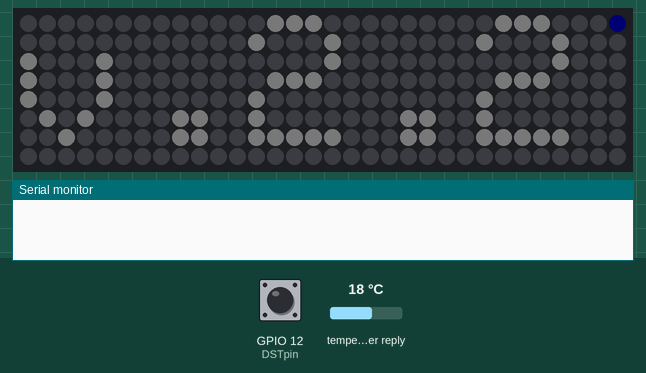
The sketch below on a simulated ESP8266 (NodeMCU). Parts: 32×8 RGB LED matrix (first LED top left, wired row by row), the last lines printed to the serial monitor. The test bench sets the inputs (shaded band); at power-on: GPIO 12 (DSTpin) HIGH, temperature in the weather reply 18 °C. Dim RGB values are drawn brighter than linear; WiFi joins after 1.5 s; servers stay silent unless stated; network time is answered at once with the bench clock; the local clock reads 2024-03-15 10:24:30 at power-on unless the sketch sets it; web services answer with replies made up by the test bench.

Above: at 0.1 s.
At 4.5 s:
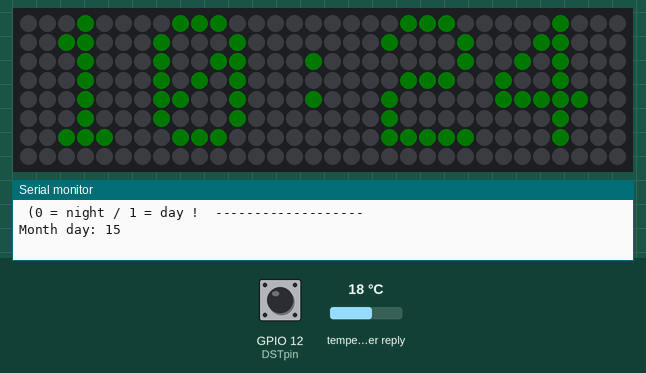
At 19.1 s:
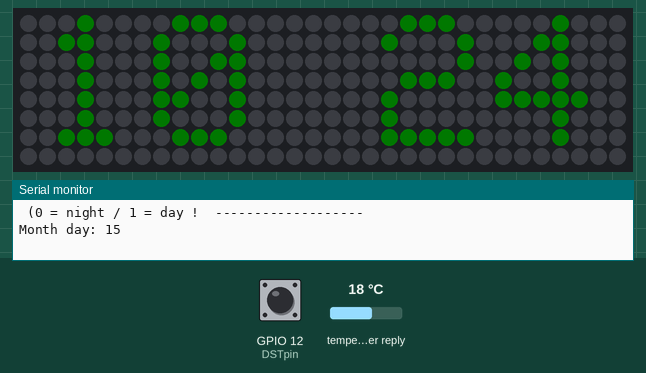
At 32.1 s:
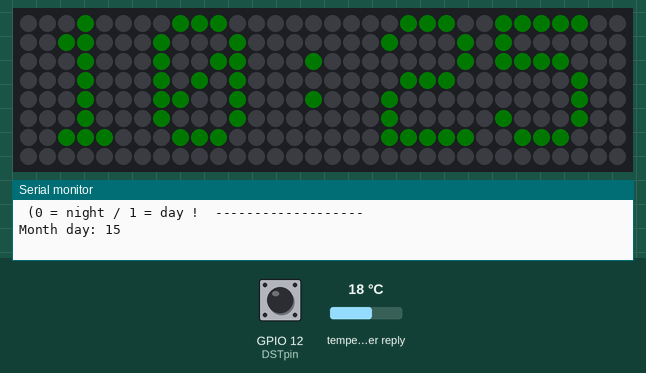
At 61.1 s:
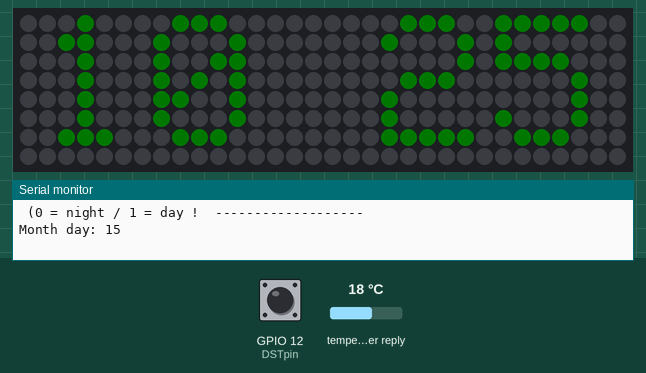
At 129.92 s:
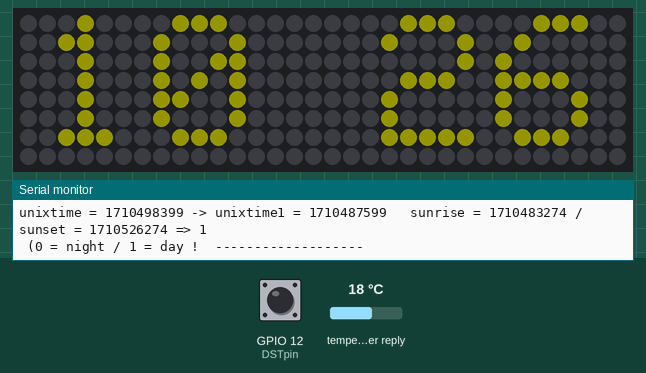

Measured:
- what the display in image 1 shows lasts 0.5 s, from 4.5 s to 5.0 s
- what the display in image 2 shows lasts 1.1 s, from 19.0 s to 20.1 s
- what the display in image 3 shows lasts 1.0 s, from 32.0 s to 33.0 s

The sketch:

NTPclock_8x32_v2_2.ino
```cpp
/* original design by niq_ro: https://github.com/tehniq3/
 * v.1 - test for have a stable version
 * v.2.0 - changed almost all.. e.g from FastLED to Adafruit_NeoMatrix libraries
 * v.2.1 - added weather info (scrolling) from openweathermap
 * v.2.1.a - compute lengh of string + extract more info from opemweathermap data
 * v.2.2 - sunset/sunrise time: not used anymore data from SolaCalculator library, used opemweathermap data
 * v.2.2.ok - added correct day in month
*/

#include <Adafruit_GFX.h>
#include <Adafruit_NeoMatrix.h>  // https://github.com/adafruit/Adafruit_NeoMatrix
#include <Adafruit_NeoPixel.h>
#ifndef PSTR
 #define PSTR // Make Arduino Due happy
#endif

#include <ESP8266WiFi.h>
#include <ESP8266WiFiMulti.h>
#include <NTPClient.h>
#include <WiFiUdp.h>
#include <ESP8266WebServer.h>
#include <WiFiManager.h>         //https://github.com/tzapu/WiFiManager
#include <Wire.h>
//#include <SolarCalculator.h> //  https://github.com/jpb10/SolarCalculator
#include <ArduinoJson.h>

#define DSTpin 12 // GPIO14 = D6, see https://randomnerdtutorials.com/esp8266-pinout-reference-gpios/
#define PIN 14 // D5 = GPIO14  https://randomnerdtutorials.com/esp8266-pinout-reference-gpios/

// MATRIX DECLARATION:
// Parameter 1 = width of the matrix
// Parameter 2 = height of the matrix
// Parameter 3 = pin number (most are valid)
// Parameter 4 = matrix layout flags, add together as needed:
//   NEO_MATRIX_TOP, NEO_MATRIX_BOTTOM, NEO_MATRIX_LEFT, NEO_MATRIX_RIGHT:
//     Position of the FIRST LED in the matrix; pick two, e.g.
//     NEO_MATRIX_TOP + NEO_MATRIX_LEFT for the top-left corner.
//   NEO_MATRIX_ROWS, NEO_MATRIX_COLUMNS: LEDs are arranged in horizontal
//     rows or in vertical columns, respectively; pick one or the other.
//   NEO_MATRIX_PROGRESSIVE, NEO_MATRIX_ZIGZAG: all rows/columns proceed
//     in the same order, or alternate lines reverse direction; pick one.
//   See example below for these values in action.
// Parameter 5 = pixel type flags, add together as needed:
//   NEO_KHZ800  800 KHz bitstream (most NeoPixel products w/WS2812 LEDs)
//   NEO_KHZ400  400 KHz (classic 'v1' (not v2) FLORA pixels, WS2811 drivers)
//   NEO_GRB     Pixels are wired for GRB bitstream (most NeoPixel products)
//   NEO_GRBW    Pixels are wired for GRBW bitstream (RGB+W NeoPixel products)
//   NEO_RGB     Pixels are wired for RGB bitstream (v1 FLORA pixels, not v2)

Adafruit_NeoMatrix matrix = Adafruit_NeoMatrix(32, 8, PIN,
  NEO_MATRIX_TOP     + NEO_MATRIX_LEFT +
  NEO_MATRIX_COLUMNS + NEO_MATRIX_ZIGZAG,
  NEO_GRB            + NEO_KHZ800);   // https://www.adafruit.com/product/2294

const uint16_t colors[] = {
  matrix.Color(255, 0, 0),    // red
  matrix.Color(0, 255, 0),    // green
  matrix.Color(255, 255, 0),  // yellow
  matrix.Color(0, 0, 255),    // blue
  matrix.Color(255, 0, 255),  // mouve
  matrix.Color(0, 255, 255),  // bleu (ligh blue)
  matrix.Color(255, 255, 255) // white
  };

// WS2812b day / night brightness.
#define NIGHTBRIGHTNESS 2      // Brightness level from 0 (off) to 255 (full brightness)
#define DAYBRIGHTNESS 20

const long timezoneOffset = 2; // ? hours
const char          *ntpServer  = "pool.ntp.org"; // change it to local NTP server if needed
const unsigned long updateDelay = 900000;         // update time every 15 min
const unsigned long retryDelay  = 5000;           // retry 5 sec later if time query failed

//weather variables
WiFiClient client;
char servername[]="api.openweathermap.org";              // remote weather server we will connect to
String result;
String APIKEY = "ca55295c4a4b9a681dce2688e0751dde";
String CityID = "680332"; // Craiova city
int  fetchweatherflag = 0;
String weatherDescription ="";
String weatherLocation = "";
String Country;
float temperatura=0.0;
int tempint, temprest;
float tempmin, tempmax;
int umiditate;
int presiune;
/*
unsigned long tpafisare;
unsigned long tpinfo = 60000;  // 15000 for test in video
*/
unsigned long tpvreme;
unsigned long tpinterogare1 = 600000;

unsigned long tpsoare;
unsigned long tpinterogare2 = 60000;

unsigned long lastUpdatedTime = updateDelay * -1;
unsigned int  second_prev = 0;
bool          colon_switch = false;

WiFiUDP ntpUDP;
NTPClient timeClient(ntpUDP, ntpServer);

byte DST = 0;
byte DST0;
bool updated;
byte a = 0;

String text = "NTP clock with weather data by niq_ro on 8x32 addressable led display !";
int ltext = 6*71;  // lengh of string
int x;

int ora = 20;
int minut = 24;
int secundar = 0;
int zi, zi2, luna, an;

byte aratadata = 0;
byte culoare = 1;

int vant, directie, nori;
unsigned long unixora, unixora1, unixrasarit, unixapus;
String descriere;
byte dn;

void setup() {
  Serial.begin(115200);
  pinMode (DSTpin, INPUT);

  matrix.begin();
  matrix.setTextWrap(false);
  matrix.setBrightness(NIGHTBRIGHTNESS);  // original 255
  matrix.setTextColor(colors[6]);
  matrix.fillScreen(0);
matrix.setCursor(0, 0);
matrix.print(F("v.2.2"));
matrix.setPixelColor(255, matrix.Color(0, 150, 0));
matrix.show();
delay(2000);
/*
x    = matrix.width();
matrix.fillScreen(0);
  for (x; x > -ltext ; x--)
  {
  matrix.fillScreen(0);
  matrix.setCursor(x, 0);
  matrix.print(text);
  matrix.show();
  delay(50);
  Serial.println(x);
 }
*/
    //WiFiManager
    //Local intialization. Once its business is done, there is no need to keep it around
    WiFiManager wifiManager;
    //reset saved settings
    //wifiManager.resetSettings();

    //set custom ip for portal
    //wifiManager.setAPStaticIPConfig(IPAddress(10,0,1,1), IPAddress(10,0,1,1), IPAddress(255,255,255,0));

    //fetches ssid and pass from eeprom and tries to connect
    //if it does not connect it starts an access point with the specified name
    //here  "AutoConnectAP"
    //and goes into a blocking loop awaiting configuration

    wifiManager.autoConnect("AutoConnectAP");

    //or use this for auto generated name ESP + ChipID
    //wifiManager.autoConnect();

    //if you get here you have connected to the WiFi
    Serial.println("connected...yeey :)");

    delay(500);

  if (digitalRead(DSTpin) == LOW)
   DST = 0;
  else
   DST = 1;
  timeClient.setTimeOffset((timezoneOffset + DST)*3600);
  timeClient.begin();
  DST0 = DST;

//Soare();
getWeatherData();
verificaresoare();
if (dn == 0)
      {
        matrix.setBrightness (NIGHTBRIGHTNESS);
        Serial.println("NIGHT !");
      }
      else
      {
      matrix.setBrightness (DAYBRIGHTNESS);
      }
    matrix.show();
tpsoare = millis();
tpvreme = millis();
}

void loop() {
  if (digitalRead(DSTpin) == LOW)
   DST = 0;
  else
   DST = 1;

  if (WiFi.status() == WL_CONNECTED && millis() - lastUpdatedTime >= updateDelay) {
    updated = timeClient.update();
    if (updated) {
      Serial.println("NTP time updated.");
      Serial.print(timeClient.getFormattedTime());
      Serial.print(" ->");
      Serial.println(timeClient.getEpochTime());
      unixora = timeClient.getEpochTime();
      Serial.print(" =? ");
      Serial.println(unixora);
      getYear();
      getMonth();
      zi = timeClient.getDay();
      lastUpdatedTime = millis();
      verificaresoare();
    } else {
      Serial.println("Failed to update time. Waiting for retry...");
      lastUpdatedTime = millis() - updateDelay + retryDelay;
    }
  } else {
    if (WiFi.status() != WL_CONNECTED) Serial.println("WiFi disconnected!");
  }

if (millis() - tpvreme >= tpinterogare1)
{
getWeatherData();
tpvreme = millis();
Serial.println("Weather site is check !");
}

ora = timeClient.getHours();
minut = timeClient.getMinutes();
secundar = timeClient.getSeconds();
if (zi2 == 0)
getDay();

String ceas = "";
if (ora/10 == 0)
  ceas = ceas + "0";
  ceas = ceas + ora;
  if (secundar%2 == 0)
    ceas = ceas + ":";
  else
    ceas = ceas + " ";
if (minut/10 == 0)
  ceas = ceas + "0";
  ceas = ceas + minut;

matrix.fillScreen(0);
matrix.setTextColor(colors[culoare]);
matrix.setCursor(1, 0);
matrix.print(ceas);
//matrix.setPixelColor(255, matrix.Color(0, 150, 0));
matrix.show();

if (DST != DST0)
{
  timeClient.setTimeOffset((timezoneOffset + DST)*3600);
  timeClient.begin();
DST0 = DST;
//Soare();
}

String data = "";
if (zi2/10 == 0)
  data = data + "0";
  data = data + zi2;
  data = data + ".";
if (luna/10 == 0)
  data = data + "0";
  data = data + luna;
  data = data + ".";
  data = data + an;
//int ldata = 6*10;
int ldata = 6*data.length(); // https://reference.arduino.cc/reference/en/language/variables/data-types/string/functions/length/
/*
String tempe ="temperature: ";
if (temperatura > 0) tempe = tempe + "+";
//tempe = tempe + temperatura;
//tempe = tempe + temperatura;
tempe = tempe + tempint + ","+ temprest;
tempe = tempe + ((char)247) + "C, humidity: ";  // https://forum.arduino.cc/t/degree-symbol/166709/9
/*
tempe = tempe + ((char)247) + "C (";
tempe = tempe + tempmin + "/";
tempe = tempe + tempmax + "), humidity: ";
*/
/*
tempe = tempe + umiditate;
tempe = tempe + "%RH, pressure: ";
tempe = tempe + presiune + "mmHg";
//int ltempe = 6*56;  // 6*72;
int ltempe = 6*tempe.length(); // https://reference.arduino.cc/reference/en/language/variables/data-types/string/functions/length/
*/
String tempe = "Weather: ";
if (dn == 1)
   tempe = tempe + "Day, ";
   else
   tempe = tempe + "Night, ";
tempe = tempe + descriere;
if (nori > 0)
tempe = tempe + " (clouds: " + nori + "%)";
tempe = tempe + ", temperature: ";
if (temperatura > 0) tempe = tempe + "+";
tempe = tempe + tempint + ","+ temprest;
tempe = tempe + ((char)247) + "C, humidity: ";  // https://forum.arduino.cc/t/degree-symbol/166709/9
/*
tempe = tempe + ((char)247) + "C (";
tempe = tempe + tempmin + "/";
tempe = tempe + tempmax + "), humidity: ";
*/
tempe = tempe + umiditate;
tempe = tempe + "%RH, pressure: ";
tempe = tempe + presiune + "mmHg, wind: ";
tempe = tempe + vant + "km/h (";
tempe = tempe + directie +  ((char)247) + ") ";
//int ltempe = 6*56;  // 6*72;
int ltempe = 6*tempe.length(); // https://reference.arduino.cc/reference/en/language/variables/data-types/string/functions/length/


/*
x    = matrix.width();
if ((secundar > 35) and (aratadata == 1))
{
matrix.fillScreen(0);
  for (x; x > -ldata ; x--)
  {
  matrix.fillScreen(0);
  matrix.setCursor(x, 0);
  matrix.print(data);
  matrix.show();
  delay(100);
  Serial.println(x);
 }
  aratadata = 0;
  culoare++;
  if (culoare > 6) culoare = 0;
}
*/
x    = matrix.width();
if ((secundar > 35) and (aratadata == 1))
{
matrix.fillScreen(0);
  for (x; x > -ltempe ; x--)
  {
  matrix.fillScreen(0);
  matrix.setCursor(x, 0);
  matrix.print(tempe);
  matrix.show();
  delay(75);
//  Serial.println(x);
 }
  aratadata = 0;
  culoare++;
  if (culoare > 6) culoare = 0;
}

if (millis() - tpsoare >= tpinterogare2)
{
//Soare();
verificaresoare();
      if (dn == 0)
      {
        matrix.setBrightness (NIGHTBRIGHTNESS);
        Serial.println("NIGHT !");
      }
      else
      {
      matrix.setBrightness (DAYBRIGHTNESS);
      }
      matrix.show();
tpsoare = millis();
}

if (secundar == 0) aratadata = 1;
delay(100);
}  // end main loop

void getYear() {
  time_t rawtime = timeClient.getEpochTime();
  struct tm * ti;
  ti = localtime (&rawtime);
  an = ti->tm_year + 1900;
  Serial.print("year = ");
  Serial.println(an);
}

void getMonth() {
  time_t rawtime = timeClient.getEpochTime();
  struct tm * ti;
  ti = localtime (&rawtime);
  luna = ti->tm_mon + 1;
  Serial.print("month = ");
  Serial.println(luna);
}


  void getWeatherData()     //client function to send/receive GET request data.
{
  if (client.connect(servername, 80))
          {                         //starts client connection, checks for connection
          client.println("GET /data/2.5/weather?id="+CityID+"&units=metric&APPID="+APIKEY);
          client.println("Host: api.openweathermap.org");
          client.println("User-Agent: ArduinoWiFi/1.1");
          client.println("Connection: close");
          client.println();
          }
  else {
         Serial.println("connection failed");        //error message if no client connect
          Serial.println();
       }

  while(client.connected() && !client.available())
  // delay(1);
  yield();//waits for data
  while (client.connected() || client.available())
       {                                             //connected or data available
         yield(); // https://stackoverflow.com/questions/75228952/soft-wdt-reset-on-esp8266-when-using-speed-sensor
         char c = client.read();                     //gets byte from ethernet buffer
         result = result+c;
       }

client.stop();                                      //stop client
result.replace('[', ' ');
result.replace(']', ' ');
Serial.println(result);
char jsonArray [result.length()+1];
result.toCharArray(jsonArray,sizeof(jsonArray));
jsonArray[result.length() + 1] = '\0';
StaticJsonBuffer<1024> json_buf;
JsonObject &root = json_buf.parseObject(jsonArray);

if (!root.success())
  {
    Serial.println("parseObject() failed");
  }

String location = root["name"];
String icon = root["weather"]["icon"];    // "weather": {"id":800,"main":"Clear","description":"clear sky","icon":"01n"}
String id = root["weather"]["description"];
String description = root["weather"]["description"];
int clouds = root["clouds"]["all"]; // "clouds":{"all":0},
String country = root["sys"]["country"];
float temperature = root["main"]["temp"];
float temperaturemin = root["main"]["temp_min"];
float temperaturemax = root["main"]["temp_max"];
float humidity = root["main"]["humidity"];
String weather = root["weather"]["main"];
//String description = root["weather"]["description"];
float pressure = root["main"]["pressure"];
float wind = root["wind"]["speed"];//"wind":{"speed":2.68,"deg":120},
int deg = root["wind"]["deg"];

// "sys":{"type":2,"id":50395,"country":"RO","sunrise":1683428885,"sunset":1683480878},
unixrasarit = root["sys"]["sunrise"];
unixapus = root["sys"]["sunset"];

//weatherDescription = description;
weatherDescription = weather;
weatherLocation = location;
Country = country;
temperatura = temperature;
tempint = (int)(10*temperatura)/10;
temprest = (int)(10*temperatura)%10;
tempmin = temperaturemin;
tempmax = temperaturemax;
umiditate = humidity;
presiune = pressure*0.75006;  // mmH20
vant = (float)(3.6*wind+0.5); // km/h
directie = deg;
nori = clouds;
descriere = description;


Serial.print(weather);
Serial.print(" / ");
Serial.println(description);
Serial.print(temperature);
Serial.print("°C / ");  // as at https://github.com/tehniq3/datalloger_SD_IoT/
Serial.print(umiditate);
Serial.print("%RH, ");
// check https://github.com/tehniq3/matrix_clock_weather_net/blob/master/LEDMatrixV2ro2a/weather.ino
Serial.print(presiune);
Serial.print("mmHg / wind = ");
Serial.print(vant);
Serial.print("km/h ,  direction = ");
Serial.print(deg);
Serial.println("° ");
Serial.print("ID weather = ");
Serial.print(id);
Serial.print(" + clouds = ");
Serial.print(nori);
Serial.print("% + icons = ");
Serial.print(icon);
Serial.println(" (d = day, n = night)");
}

void verificaresoare()
{
unixora = timeClient.getEpochTime();
Serial.print("unixtime = ");
Serial.print(unixora);
unixora1 = unixora - (timezoneOffset + DST) * 3600;
Serial.print(" -> unixtime1 = ");
Serial.print(unixora1);
Serial.print("   sunrise = ");
Serial.print(unixrasarit);
Serial.print(" / sunset = ");
Serial.print(unixapus);
Serial.print(" => ");
  if ((unixora1 < unixrasarit) or (unixora1 > unixapus))
  dn = 0;
  else
  dn = 1;
  Serial.println(dn);
 Serial.print(" (0 = night / 1 = day ! ");
 Serial.println(" -------------------");
}

void getDay() {
  time_t rawtime = timeClient.getEpochTime();
  struct tm * ti;
  ti = localtime (&rawtime);
  zi2 = ti->tm_mday;
  Serial.print("Month day: ");
  Serial.println(zi2);
}
```
